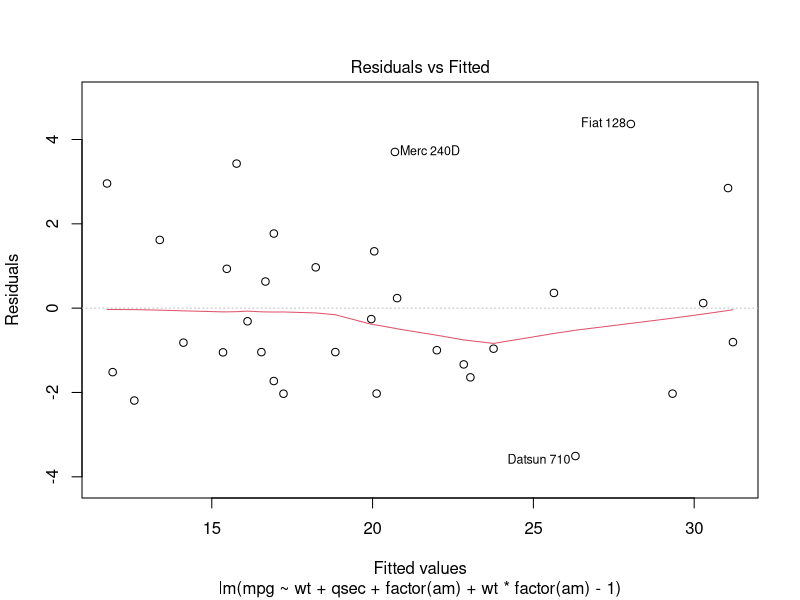
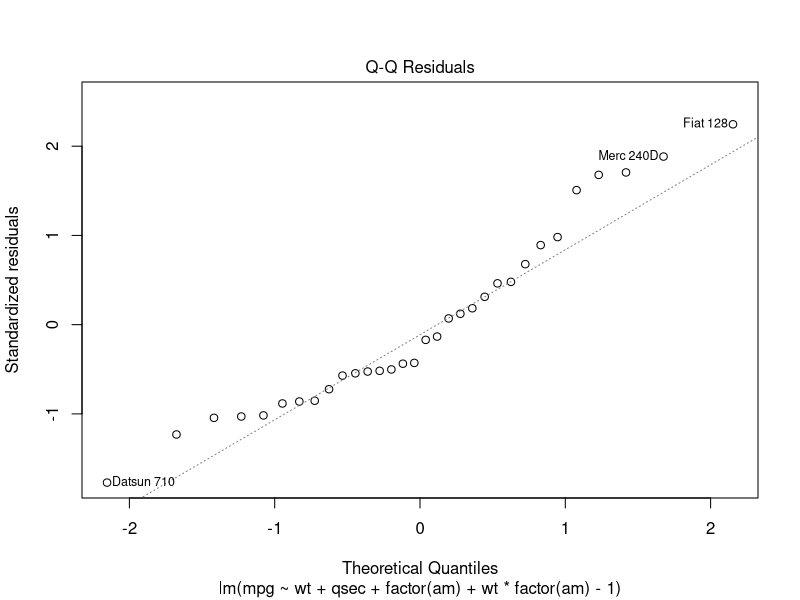

Reproduce these figures in R, in order.
## ---- chunk 1
data(mtcars)
dim(mtcars)
names(mtcars)
## ---- chunk 2
head(mtcars)
## ---- chunk 3
summary(lm(mpg~.-1, data=mtcars))$coef
## ---- chunk 4
fit <- lm(mpg~wt+qsec+factor(am)-1, data=mtcars)
summary(fit)$coef
summary(fit)$r.squared
## ---- chunk 5
cor(mtcars["am"], mtcars[c("wt", "qsec")])
## ---- chunk 6
fit <- lm(mpg~wt+qsec+factor(am)+wt*factor(am)-1, data=mtcars)
summary(fit)$coef
summary(fit)$r.squared
## ---- chunk 7
confint(fit)
## ---- chunk 8
plot(fit, which=1)
## ---- chunk 9
plot(fit, which=2)
## ---- chunk 10
round(dfbetas(fit)[c("Datsun 710", "Fiat 128", "Merc 240D"),], 3)
head(round(dfbetas(fit), 3), 2)
## ---- chunk 11

## ---- chunk 12

